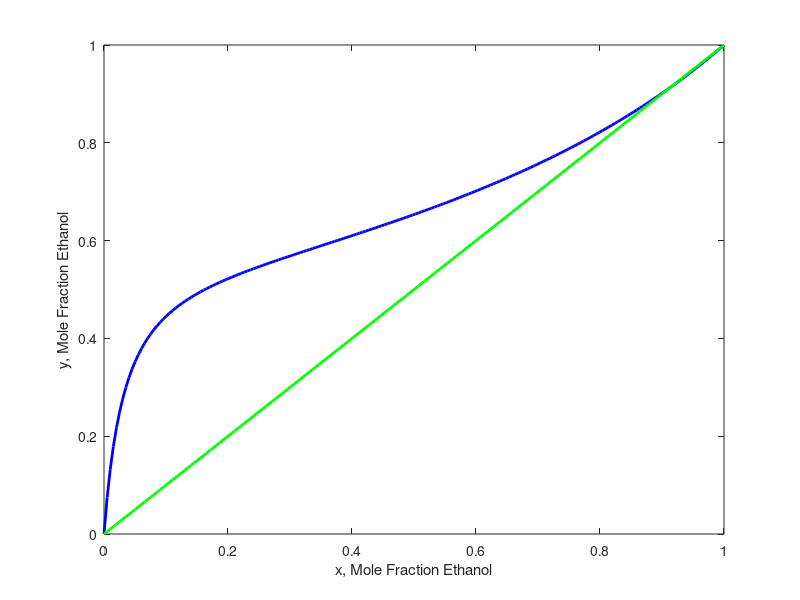

Write MATLAB code to recreate this figure.
function plot_xy()
    load('base_xy_diagram.mat','x','y','xEtoh','yEtoh')
    
    plot(xEtoh,yEtoh,'b','LineWidth',2)
    hold on
    plot(x,y,'g','LineWidth',2)
    xlabel('x, Mole Fraction Ethanol')
    ylabel('y, Mole Fraction Ethanol')
    saveas(gcf,'base_xy_1atm.png')
end